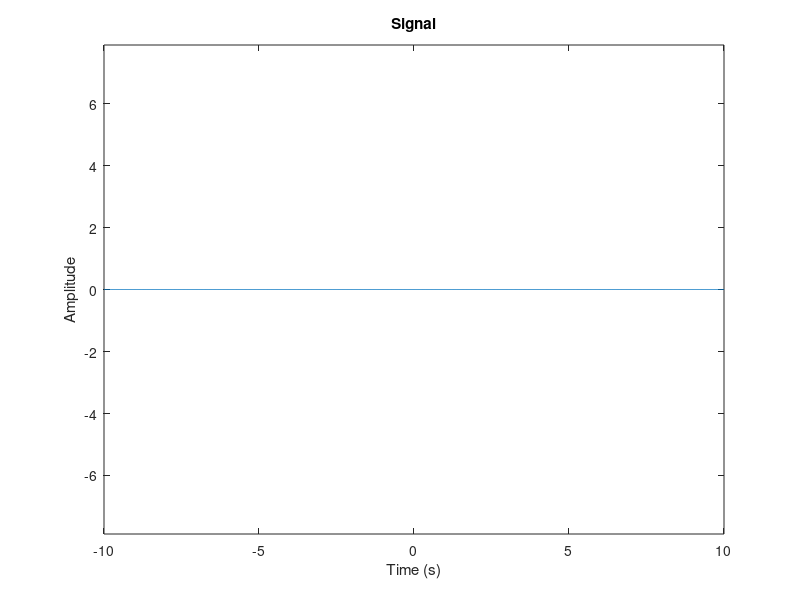

Write MATLAB code to recreate this figure.
% PLOT COMMON SIGNALS USED IN SIGNAL PROCESSING
clc; clear;

disp('1/ heaviside');
disp('2/ rectangular pulse');
disp('3/ square signal');
disp('4/ sawtooth signal');

choice = input('Type a number: ');

t = -10:.01:10;                 % Time vector

if ( choice == 1 )
    x = heaviside(t);
elseif ( choice == 2)
    x = rectangularPulse(-1/2, 1/2, t);
elseif ( choice == 3 )
    x = square(2*pi*1.5*t);
elseif ( choice == 4 )
    x = sawtooth(t, 0.75);
else
    disp('Invalide choice');
    x = 0*t;
end

figure;
plot(t, x);
axis equal;
title('Signal');
xlabel('Time (s)'); ylabel('Amplitude');
     